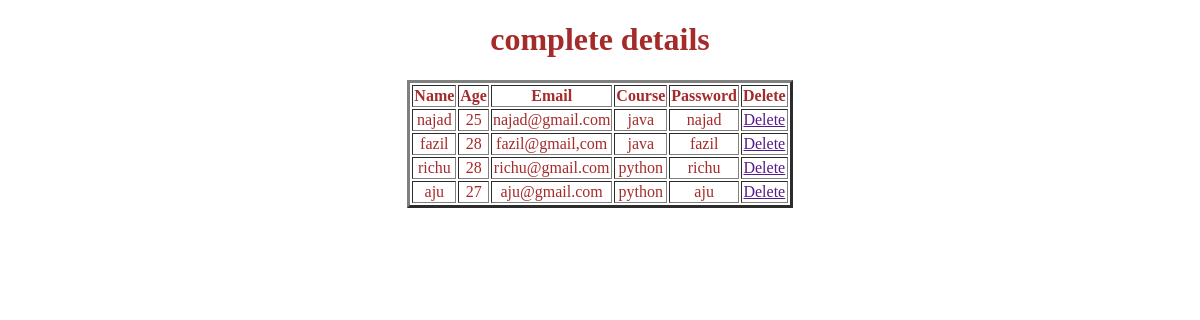
The page /fetch_data1/ on the database as committed earlier.
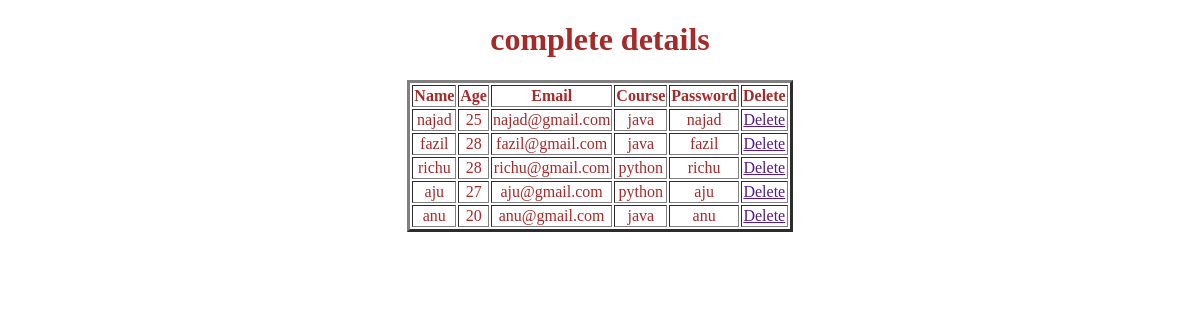
The same page on the database as committed later.
### myapp/models.py (models this page shows, shortened)
class Student(models.Model) :
    name = models.CharField(max_length=100)
    age = models.IntegerField()
    age = models.IntegerField()
    email = models.EmailField()
    course = models.CharField(max_length=100)
    password = models.CharField(max_length=100)
    class Meta :
        db_table = "student"

### myapp/views.py (the view)
# urls.py: path( 'fetch_data1/',views.fetch_data1),
def fetch_data1(request) :
    s=Student.objects.all()
    return render(request , "fetch_data1.html" , {"data": s})

### myapp/templates/fetch_data1.html (shortened to what this page needs)
<!DOCTYPE html>
<html lang="en">
<head>
</head>
<body style="color: brown; text-align: center;">
    <h1>complete details</h1>
    <table border="3" align="center" >
        <th>Name</th>
        <th>Age</th>
        <th>Email</th>
        <th>Course</th>
        <th>Password</th>
        <th>Delete</th>
        {% for i in data %}
        <tr>
            <td>{{i.name}}</td>
            <td>{{i.age}}</td>
            <td>{{i.email}}</td>
            <td>{{i.course}}</td>
            <td>{{i.password}}</td>
            <td><a href="">Delete</a></td>
        </tr>
        {% endfor %}
    </table>
</body>
</html>

Rows that differ between the two databases and show on the page:
changed Student "fazil": email "fazil@gmail,com" → "fazil@gmail.com"
added Student: name "anu", age "20", email "anu@gmail.com", course "java", password "anu"
